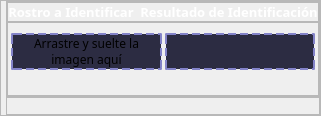
                        <widget class="QFrame" name="frame_30">
                         <property name="frameShape">
                          <enum>QFrame::Shape::StyledPanel</enum>
                         </property>
                         <property name="frameShadow">
                          <enum>QFrame::Shadow::Raised</enum>
                         </property>
                         <layout class="QVBoxLayout" name="verticalLayout_14">
                          <property name="spacing">
                           <number>0</number>
                          </property>
                          <property name="leftMargin">
                           <number>5</number>
                          </property>
                          <property name="topMargin">
                           <number>0</number>
                          </property>
                          <property name="rightMargin">
                           <number>0</number>
                          </property>
                          <property name="bottomMargin">
                           <number>0</number>
                          </property>
                          <item>
                           <widget class="QFrame" name="frame_17">
                            <property name="layoutDirection">
                             <enum>Qt::LayoutDirection::LeftToRight</enum>
                            </property>
                            <property name="frameShape">
                             <enum>QFrame::Shape::StyledPanel</enum>
                            </property>
                            <property name="frameShadow">
                             <enum>QFrame::Shadow::Raised</enum>
                            </property>
                            <layout class="QVBoxLayout" name="verticalLayout_15">
                             <property name="spacing">
                              <number>0</number>
                             </property>
                             <property name="leftMargin">
                              <number>0</number>
                             </property>
                             <property name="topMargin">
                              <number>0</number>
                             </property>
                             <property name="rightMargin">
                              <number>0</number>
                             </property>
                             <property name="bottomMargin">
                              <number>0</number>
                             </property>
                             <item>
                              <widget class="QFrame" name="frame_18">
                               <property name="frameShape">
                                <enum>QFrame::Shape::StyledPanel</enum>
                               </property>
                               <property name="frameShadow">
                                <enum>QFrame::Shadow::Raised</enum>
                               </property>
                               <layout class="QHBoxLayout" name="horizontalLayout_15">
                                <property name="leftMargin">
                                 <number>0</number>
                                </property>
                                <property name="topMargin">
                                 <number>0</number>
                                </property>
                                <property name="rightMargin">
                                 <number>0</number>
                                </property>
                                <property name="bottomMargin">
                                 <number>0</number>
                                </property>
                                <item>
                                 <widget class="QLabel" name="label_19">
                                  <property name="font">
                                   <font>
                                    <family>Century Gothic</family>
                                    <pointsize>10</pointsize>
                                    <bold>true</bold>
                                   </font>
                                  </property>
                                  <property name="styleSheet">
                                   <string notr="true">*{
	color: rgb(255, 255, 255);
}</string>
                                  </property>
                                  <property name="text">
                                   <string>Rostro a Identificar</string>
                                  </property>
                                  <property name="alignment">
                                   <set>Qt::AlignmentFlag::AlignHCenter|Qt::AlignmentFlag::AlignTop</set>
                                  </property>
                                 </widget>
                                </item>
                                <item>
                                 <widget class="QLabel" name="label_22">
                                  <property name="font">
                                   <font>
                                    <family>Century Gothic</family>
                                    <pointsize>10</pointsize>
                                    <bold>true</bold>
                                   </font>
                                  </property>
                                  <property name="styleSheet">
                                   <string notr="true">*{
	
	color: rgb(255, 255, 255);
}</string>
                                  </property>
                                  <property name="text">
                                   <string>Resultado de Identificación</string>
                                  </property>
                                  <property name="alignment">
                                   <set>Qt::AlignmentFlag::AlignHCenter|Qt::AlignmentFlag::AlignTop</set>
                                  </property>
                                 </widget>
                                </item>
                               </layout>
                              </widget>
                             </item>
                             <item>
                              <widget class="QFrame" name="frame_19">
                               <property name="frameShape">
                                <enum>QFrame::Shape::StyledPanel</enum>
                               </property>
                               <property name="frameShadow">
                                <enum>QFrame::Shadow::Raised</enum>
                               </property>
                               <layout class="QHBoxLayout" name="horizontalLayout_16">
                                <property name="spacing">
                                 <number>3</number>
                                </property>
                                <property name="leftMargin">
                                 <number>3</number>
                                </property>
                                <property name="topMargin">
                                 <number>10</number>
                                </property>
                                <property name="rightMargin">
                                 <number>3</number>
                                </property>
                                <property name="bottomMargin">
                                 <number>25</number>
                                </property>
                                <item>
                                 <widget class="QLabel" name="label_20">
                                  <property name="sizePolicy">
                                   <sizepolicy hsizetype="Expanding" vsizetype="Expanding">
                                    <horstretch>0</horstretch>
                                    <verstretch>0</verstretch>
                                   </sizepolicy>
                                  </property>
                                  <property name="minimumSize">
                                   <size>
                                    <width>20</width>
                                    <height>20</height>
                                   </size>
                                  </property>
                                  <property name="font">
                                   <font>
                                    <family>Century Gothic</family>
                                    <pointsize>9</pointsize>
                                   </font>
                                  </property>
                                  <property name="toolTip">
                                   <string/>
                                  </property>
                                  <property name="whatsThis">
                                   <string>&lt;html&gt;&lt;head/&gt;&lt;body&gt;&lt;p&gt;&lt;br/&gt;&lt;/p&gt;&lt;/body&gt;&lt;/html&gt;</string>
                                  </property>
                                  <property name="styleSheet">
                                   <string notr="true">*{
	border: 2px dashed #8383c8;
	background-color: #2c2c42;
	border-radius:2px;
}

QLabel::hover{
	
	background-color:#242436;
}
</string>
                                  </property>
                                  <property name="text">
                                   <string>Arrastre y suelte la imagen aquí</string>
                                  </property>
                                  <property name="scaledContents">
                                   <bool>true</bool>
                                  </property>
                                  <property name="alignment">
                                   <set>Qt::AlignmentFlag::AlignCenter</set>
                                  </property>
                                  <property name="wordWrap">
                                   <bool>true</bool>
                                  </property>
                                  <property name="margin">
                                   <number>0</number>
                                  </property>
                                  <property name="indent">
                                   <number>-1</number>
                                  </property>
                                 </widget>
                                </item>
                                <item>
                                 <widget class="QLabel" name="label_21">
                                  <property name="sizePolicy">
                                   <sizepolicy hsizetype="Expanding" vsizetype="Expanding">
                                    <horstretch>0</horstretch>
                                    <verstretch>0</verstretch>
                                   </sizepolicy>
                                  </property>
                                  <property name="font">
                                   <font>
                                    <family>Century Gothic</family>
                                    <pointsize>9</pointsize>
                                   </font>
                                  </property>
                                  <property name="styleSheet">
                                   <string notr="true">*{
	border: 2px dashed #8383c8;
	background-color: #2c2c42;
	border-radius:2px;
}

/* QLabel::hover{
	background-color:#242436;
}
*/</string>
                                  </property>
                                  <property name="text">
                                   <string/>
                                  </property>
                                  <property name="scaledContents">
                                   <bool>true</bool>
                                  </property>
                                  <property name="alignment">
                                   <set>Qt::AlignmentFlag::AlignCenter</set>
                                  </property>
                                  <property name="wordWrap">
                                   <bool>true</bool>
                                  </property>
                                  <property name="margin">
                                   <number>0</number>
                                  </property>
                                 </widget>
                                </item>
                               </layout>
                              </widget>
                             </item>
                            </layout>
                           </widget>
                          </item>
                          <item>
                           <widget class="QFrame" name="frame_20">
                            <property name="frameShape">
                             <enum>QFrame::Shape::StyledPanel</enum>
                            </property>
                            <property name="frameShadow">
                             <enum>QFrame::Shadow::Raised</enum>
                            </property>
                            <layout class="QVBoxLayout" name="verticalLayout_16">
                             <property name="spacing">
                              <number>0</number>
                             </property>
                             <property name="leftMargin">
                              <number>0</number>
                             </property>
                             <property name="topMargin">
                              <number>0</number>
                             </property>
                             <property name="rightMargin">
                              <number>0</number>
                             </property>
                             <property name="bottomMargin">
                              <number>0</number>
                             </property>
                             <item>
                              <widget class="QLabel" name="label_28">
                               <property name="font">
                                <font>
                                 <family>Century Gothic</family>
                                 <pointsize>9</pointsize>
                                 <italic>false</italic>
                                 <bold>false</bold>
                                 <stylestrategy>PreferDefault</stylestrategy>
                                </font>
                               </property>
                               <property name="text">
                                <string/>
                               </property>
                              </widget>
                             </item>
                            </layout>
                           </widget>
                          </item>
                         </layout>
                        </widget>
